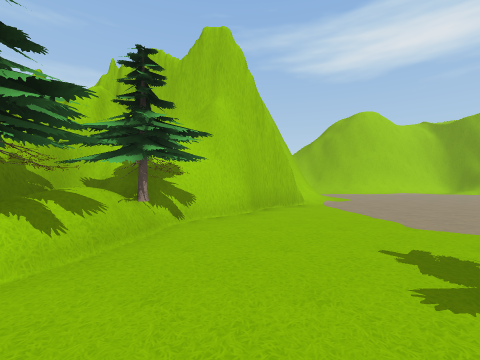
[1] (above)

12 first-person views from a walk through a Unity game level. The camera is 1.4 m above the floor, looks level and sees 90° across. The floor is counted in squares, 2 m on a side. Each view is taken from the middle of a square. On the plan, view 1 faces up. The plan holds only what a view shows up to about 9 squares ahead; the rest is blank. The place goes on beyond the plan. The player character is not drawn.

[2]
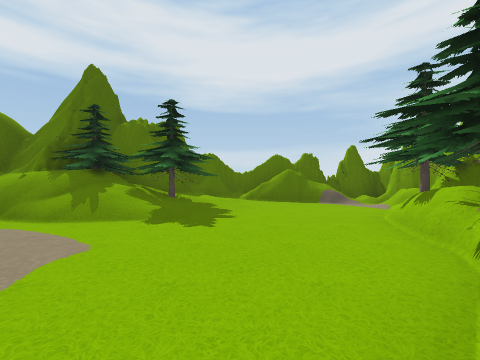

[3]
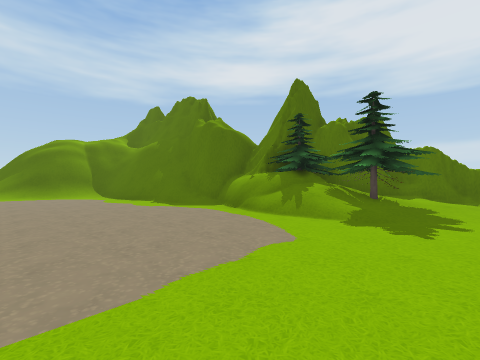

[4]
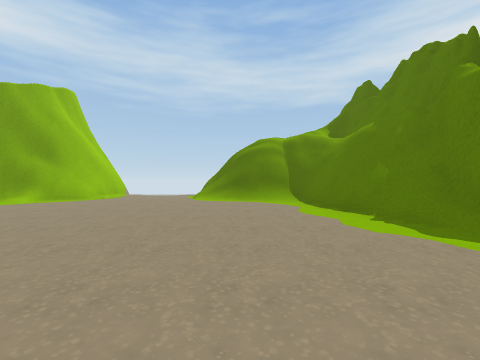

[5]
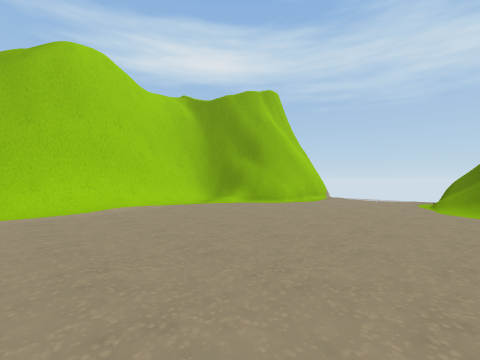

[6]
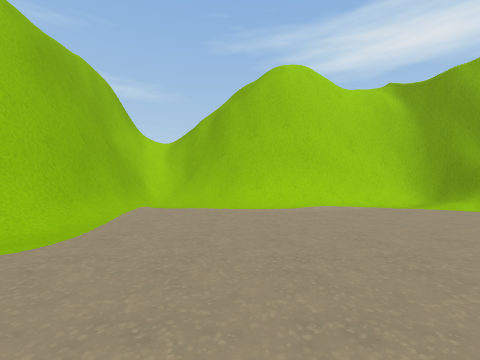

[7]
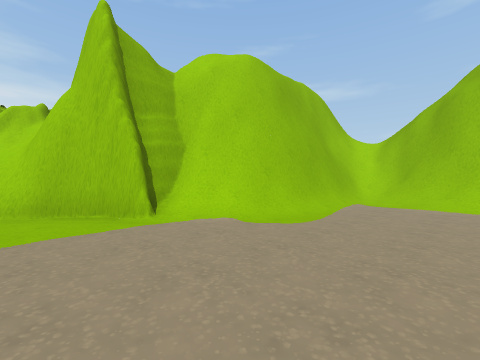

[8]
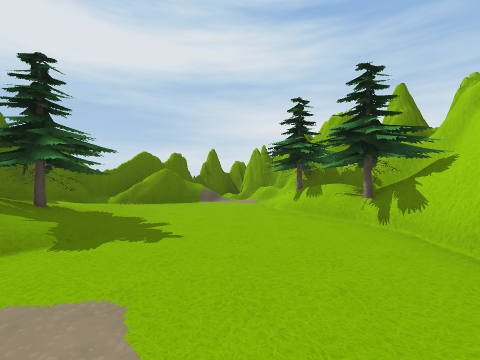

[9]
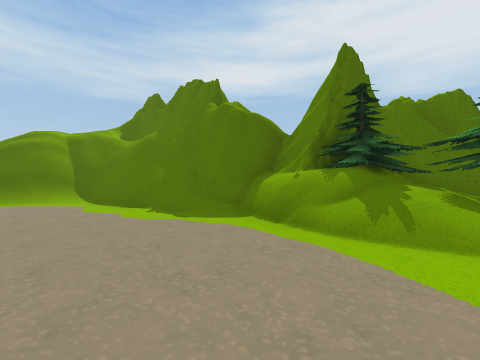

[10]
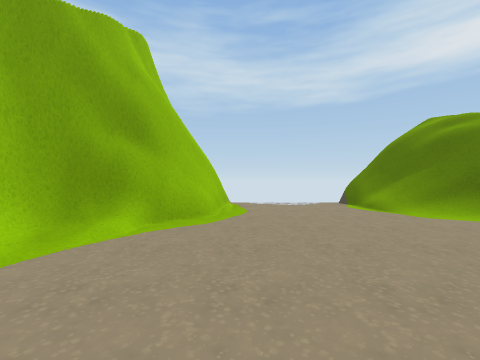

[11]
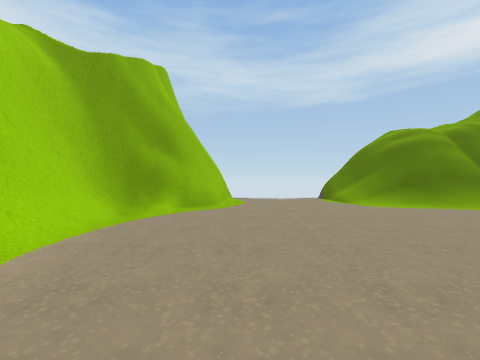

[12]
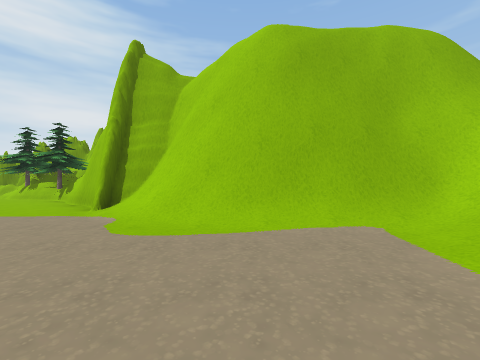

### Floor plan
Key: @ floor where view 1 was taken; # wall or solid block; x gap in a wall; . floor; / step, stairs or slope; = window, fence, low wall or low ledge; ^ raised ledge; O other object.
Columns run from 4 left of view 1 to 16 right of it. Each row starts with its distance up from view 1.
 14        ###
 13        #/########
 12        #./////./##
 11        #......../###
 10       ##............
  9      ##/............
  8      ##/............
  7     ##/.........../=#
  6     #/...........//x#
  5   ###.........../###
  4   ##............/##
  3  ##O...........###
  2  ##....//=.//=###
  1 ##O...OO/O######
  0 #^..@/OOOO##
 -1 #=#..///###
 -2 #####/###
 -3    ####

Positions as (right, up) in squares from view 1, and headings:
1: (0, 0), facing up
2: (1, 6), facing down
3: (1, 6), facing down-right
4: (4, 5), facing right
5: (6, 6), facing up-right
6: (6, 6), facing up
7: (6, 5), facing up-left
8: (3, 5), facing down-left
9: (3, 5), facing down-right
10: (8, 10), facing right
11: (6, 10), facing right
12: (7, 10), facing left
